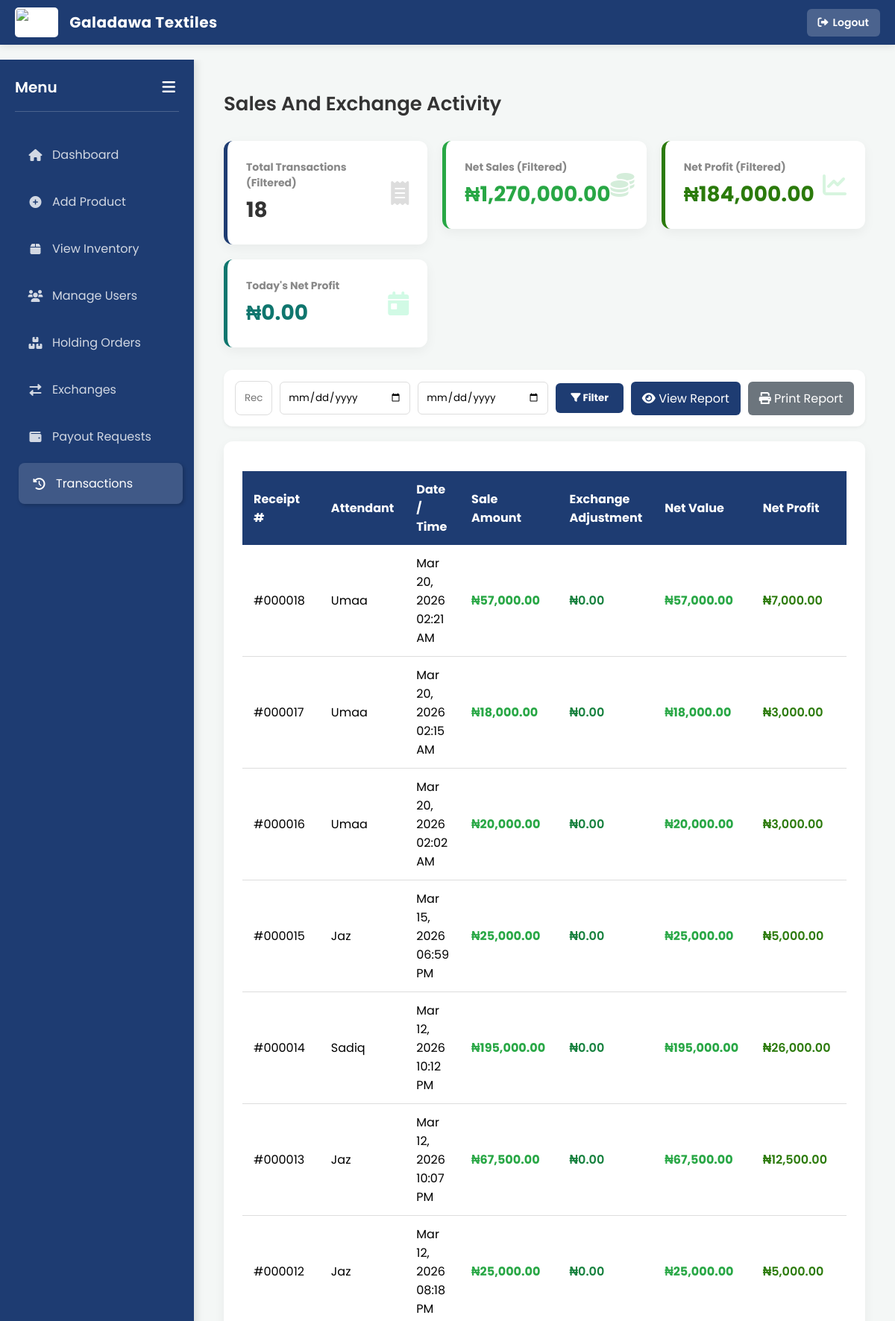
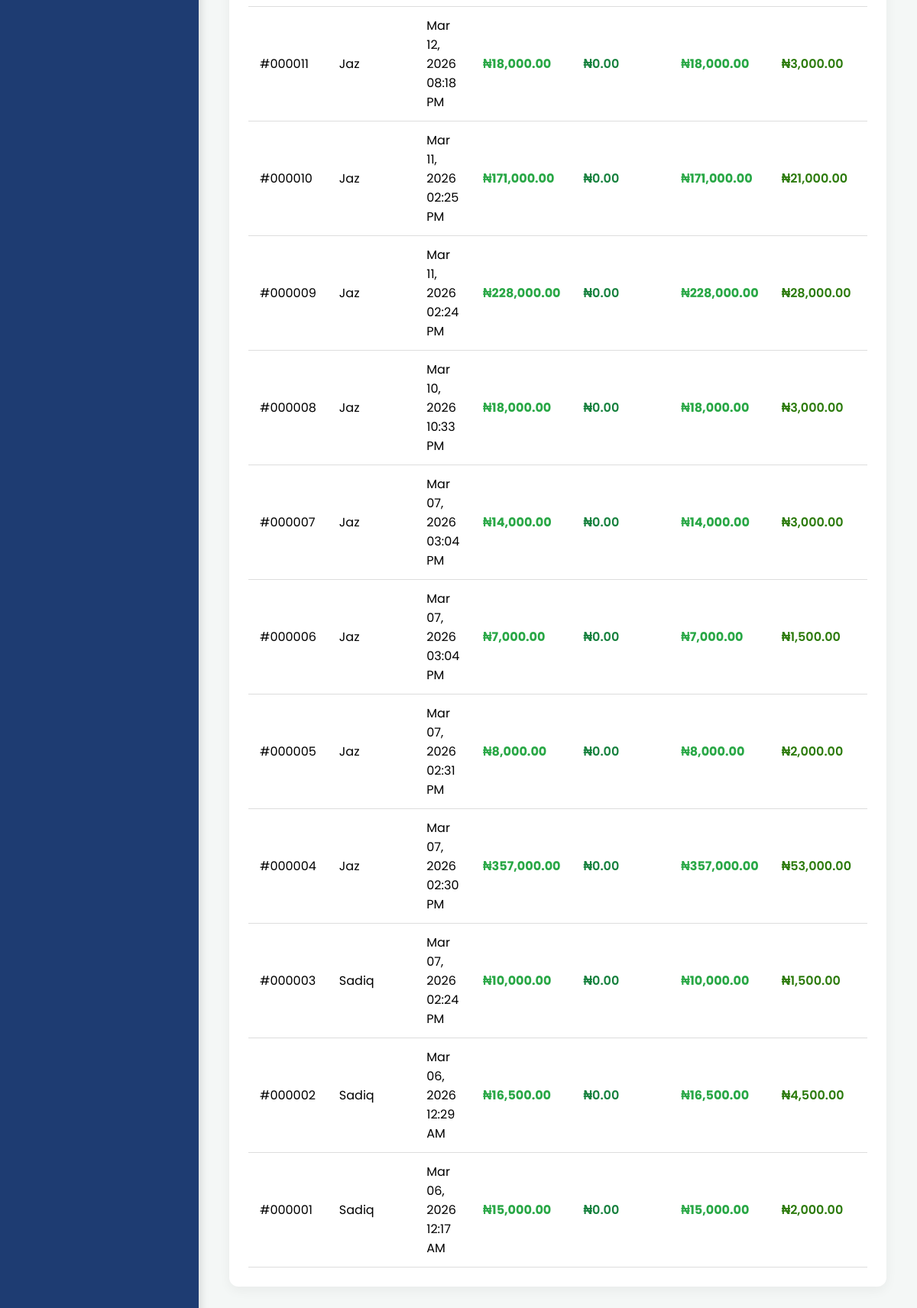
The app's page /admin/transaction_history.php (signed in) with its own data (2 pictures, top to bottom).
### tables this page shows
CREATE TABLE `sales` (
  `id` int(11) NOT NULL,
  `user_id` int(11) NOT NULL,
  `customer_name` varchar(100) DEFAULT 'Walk-in Customer',
  `total_amount` decimal(10,2) NOT NULL,
  `payment_method` enum('cash','transfer','pos') DEFAULT 'cash',
  `created_at` timestamp NOT NULL DEFAULT current_timestamp()
);

CREATE TABLE `users` (
  `id` int(11) NOT NULL,
  `username` varchar(50) NOT NULL,
  `password` varchar(255) NOT NULL,
  `role` enum('admin','sale_attendant') NOT NULL,
  `fullname` varchar(100) NOT NULL,
  `created_at` timestamp NOT NULL DEFAULT current_timestamp(),
  `status` enum('active','suspended') DEFAULT 'active'
);

### admin/transaction_history.php (the view, shortened to what this page needs)
<?php
include '../includes/payouts.php';
$admin_payout_unread = get_admin_unread_count($conn);
function format_signed_naira($amount, $decimals = 2) {
    $amount = (float)$amount;
    $sign = $amount > 0 ? '+' : ($amount < 0 ? '-' : '');
    return $sign . '₦' . number_format(abs($amount), $decimals);
}
$search_raw = trim($_GET['search'] ?? '');
$start_date_raw = trim($_GET['start_date'] ?? '');
$end_date_raw = trim($_GET['end_date'] ?? '');
$start_date = preg_match('/^\d{4}-\d{2}-\d{2}$/', $start_date_raw) ? $start_date_raw : '';
$end_date = preg_match('/^\d{4}-\d{2}-\d{2}$/', $end_date_raw) ? $end_date_raw : '';
$where = ["1=1"];
$where_sql = implode(' AND ', $where);
$sql = "SELECT s.id,
               s.total_amount,
               s.created_at,
               u.username,
               COALESCE(SUM((si.price - COALESCE(si.buy_price_at_sale, p.buy_price, 0)) * si.quantity), 0) AS profit
        FROM sales s
        JOIN users u ON s.user_id = u.id
        LEFT JOIN sale_items si ON s.id = si.sale_id
        LEFT JOIN products p ON si.product_id = p.id
        WHERE $where_sql
        GROUP BY s.id, s.total_amount, s.created_at, u.username
        ORDER BY s.created_at DESC";
$result = $conn->query($sql);
$sales_data = [];
$gross_total_sales = 0;
$gross_total_profit = 0;
if ($result) {
    while ($row = $result->fetch_assoc()) {
        $gross_total_sales += (float)$row['total_amount'];
        $gross_total_profit += (float)$row['profit'];
        $sales_data[] = $row;
    }
}
$today_gross_profit = 0;
$today_profit_sql = "SELECT COALESCE(SUM((si.price - COALESCE(si.buy_price_at_sale, p.buy_price, 0)) * si.quantity), 0) AS profit_today
                     FROM sales s
                     JOIN sale_items si ON s.id = si.sale_id
                     LEFT JOIN products p ON si.product_id = p.id
                     WHERE DATE(s.created_at) = CURDATE()";
$today_profit_res = $conn->query($today_profit_sql);
if ($today_profit_res) {
    $today_gross_profit = (float)($today_profit_res->fetch_assoc()['profit_today'] ?? 0);
}
$exchange_sales_delta = 0;
$exchange_profit_delta_total = 0;
$today_exchange_profit_delta = 0;
$total_sales = $gross_total_sales + $exchange_sales_delta;
$total_profit = $gross_total_profit + $exchange_profit_delta_total;
$today_profit = $today_gross_profit + $today_exchange_profit_delta;
$report_params = $_GET;
unset($report_params['export_report'], $report_params['get_receipt_items'], $report_params['id']);
    ?>
    <?php
$pdf_report_link = 'transaction_history.php?' . http_build_query(array_merge($report_params, ['export_report' => 'pdf']));
$print_report_link = 'transaction_history.php?' . http_build_query(array_merge($report_params, ['export_report' => 'print']));
?>
<!DOCTYPE html>
<html lang="en">
<head>
    <link rel="stylesheet" href="https://cdnjs.cloudflare.com/ajax/libs/font-awesome/6.0.0/css/all.min.css">
    <link rel="stylesheet" href="../css/style.css">
</head>
<body class="admin-mobile-ui">
<?php $is_dashboard = true; include '../includes/topbar.php'; ?>
    <div class="dashboard-container">
        <div class="sidebar" id="sidebar">
            <div class="sidebar-header">
                <h3>Menu</h3>
                <button class="toggle-btn" onclick="toggleSidebar()"><i class="fas fa-bars"></i></button>
            </div>
            <a href="dashboard.php"><i class="fas fa-home"></i> <span>Dashboard</span></a>
            <a href="add_product.php"><i class="fas fa-plus-circle"></i> <span>Add Product</span></a>
            <a href="view_inventory.php"><i class="fas fa-box"></i> <span>View Inventory</span></a>
            <a href="manage_users.php"><i class="fas fa-users"></i> <span>Manage Users</span></a>
            <a href="holding_orders.php"><i class="fas fa-boxes-stacked"></i> <span>Holding Orders</span></a>
            <a href="exchange_history.php"><i class="fas fa-right-left"></i> <span>Exchanges</span></a>
            <a href="payout_requests.php"><i class="fas fa-wallet"></i> <span>Payout Requests</span><?php if ($admin_payout_unread > 0): ?><span class="notif-dot"></span><?php endif; ?></a>
            <a href="transaction_history.php" class="active"><i class="fas fa-history"></i> <span>Transactions</span></a>
        </div>
        <div class="main-content">
            <div class="header-title">Sales And Exchange Activity</div>
            <div class="stats-grid">
                <div class="card-link">
                    <div class="stat-card">
                        <div class="stat-info">
                            <h4>Total Transactions (Filtered)</h4>
                            <p id="transactionsCountValue"><?php echo number_format(count($sales_data)); ?></p>
                        </div>
                        <i class="fas fa-receipt fa-2x" style="color: #ddd;"></i>
                    </div>
                </div>
                <div class="card-link">
                    <div class="stat-card" style="border-left-color: #28a745;">
                        <div class="stat-info">
                            <h4>Net Sales (Filtered)</h4>
                            <p id="transactionsTotalSalesValue" style="color: #28a745;">₦<?php echo number_format($total_sales, 2); ?></p>
                        </div>
                        <i class="fas fa-coins fa-2x" style="color: #d4edda;"></i>
                    </div>
                </div>
                <div class="card-link">
                    <div class="stat-card" style="border-left-color: #2b7a0b;">
                        <div class="stat-info">
                            <h4>Net Profit (Filtered)</h4>
                            <p id="transactionsTotalProfitValue" style="color: #2b7a0b;">₦<?php echo number_format($total_profit, 2); ?></p>
                        </div>
                        <i class="fas fa-chart-line fa-2x" style="color: #d7f5df;"></i>
                    </div>
                </div>
                <div class="card-link">
                    <div class="stat-card" style="border-left-color: #0f766e;">
                        <div class="stat-info">
                            <h4>Today's Net Profit</h4>
                            <p id="transactionsTodayProfitValue" style="color: #0f766e;">₦<?php echo number_format($today_profit, 2); ?></p>
                        </div>
                        <i class="fas fa-calendar-day fa-2x" style="color: #d1fae5;"></i>
                    </div>
                </div>
            </div>
            <form method="GET" class="filter-bar">
                <div style="flex:1;">
                    <input type="text" name="search" class="filter-input" placeholder="Receipt #, Product, Attendant, or Exchange" value="<?php echo htmlspecialchars($search_raw, ENT_QUOTES, 'UTF-8'); ?>">
                </div>
                <div class="date-range">
                    <input type="date" name="start_date" class="filter-input" value="<?php echo htmlspecialchars($start_date, ENT_QUOTES, 'UTF-8'); ?>">
                    <input type="date" name="end_date" class="filter-input" value="<?php echo htmlspecialchars($end_date, ENT_QUOTES, 'UTF-8'); ?>">
                </div>
                <button type="submit" class="btn-filter"><i class="fas fa-filter"></i> Filter</button>
                <a href="<?php echo htmlspecialchars($pdf_report_link, ENT_QUOTES, 'UTF-8'); ?>" class="btn-reset" style="background:#1e3c72;color:#fff;">
                    <i class="fas fa-eye"></i> View Report
                </a>
                <a href="<?php echo htmlspecialchars($print_report_link, ENT_QUOTES, 'UTF-8'); ?>" class="btn-reset" style="background:#6c757d;color:#fff;">
                    <i class="fas fa-print"></i> Print Report
                </a>
            </form>
            <div class="table-container" id="transactionHistoryContent">
                <?php if (count($sales_data) > 0): ?>
                    <div class="table-wrap">
                        <table class="styled-table">
                            <thead>
                                <tr>
                                    <th>Receipt #</th>
                                    <th>Attendant</th>
                                    <th>Date / Time</th>
                                    <th>Sale Amount</th>
                                    <th>Exchange Adjustment</th>
                                    <th>Net Value</th>
                                    <th>Net Profit</th>
                                    <th>Action</th>
                                </tr>
                            </thead>
                            <tbody id="transactionHistoryTableBody">
                                <?php foreach ($sales_data as $sale): ?>
                                    <?php $amount_class = (float)$sale['exchange_amount_delta'] < 0 ? 'color:#c0392b;' : 'color:#15803d;'; ?>
                                    <?php $profit_class = (float)$sale['net_profit'] < 0 ? 'color:#c0392b;' : 'color:#2b7a0b;'; ?>
                                    <tr>
                                        <td>#<?php echo str_pad($sale['id'], 6, '0', STR_PAD_LEFT); ?></td>
                                        <td><?php echo htmlspecialchars(ucfirst($sale['username']), ENT_QUOTES, 'UTF-8'); ?></td>
                                        <td><?php echo date('M d, Y h:i A', strtotime($sale['created_at'])); ?></td>
                                        <td class="amount-badge">₦<?php echo number_format($sale['total_amount'], 2); ?></td>
                                        <td style="<?php echo $amount_class; ?> font-weight:600;">
                                            <?php echo format_signed_naira((float)$sale['exchange_amount_delta'], 2); ?>
                                        </td>
                                        <td class="amount-badge">₦<?php echo number_format((float)$sale['net_amount'], 2); ?></td>
                                        <td style="<?php echo $profit_class; ?> font-weight:600;">
                                            ₦<?php echo number_format((float)$sale['net_profit'], 2); ?>
                                        </td>
                                        <td>
                                        </td>
                                    </tr>
                                <?php endforeach; ?>
                            </tbody>
                        </table>
                    </div>
                <?php endif; ?>
            </div>
        </div>
    </div>
</body>
</html>

### css/style.css (style rules this page uses)
* { margin: 0; padding: 0; box-sizing: border-box; font-family: 'Poppins', sans-serif; }
body { background-color: #f4f7f6; min-height: 100vh; }
input[type="text"], input[type="password"], input[type="number"], select { width: 100%; padding: 12px; background: #fff; border: 1px solid #ddd; border-radius: 8px; outline: none; transition: 0.3s; }
.dashboard-container { display: flex; width: 100%; min-height: 100vh; height: calc(100vh - 80px); overflow: hidden; }
.sidebar { width: 260px; background: #1e3c72; color: white; display: flex; flex-direction: column; padding: 20px; box-shadow: 4px 0 10px rgba(0,0,0,0.1); transition: width 0.3s ease; flex-shrink: 0; position: sticky; top: 0; height: 100%; align-self: flex-start; }
.sidebar-header { display: flex; justify-content: space-between; align-items: center; padding-bottom: 15px; margin-bottom: 30px; border-bottom: 1px solid rgba(255,255,255,0.2); height: 50px; }
.sidebar h3 { margin: 0; font-size: 20px; font-weight: 600; white-space: nowrap; overflow: hidden; }
.toggle-btn { background: none; border: none; color: white; font-size: 20px; cursor: pointer; padding: 5px; }
.sidebar a { text-decoration: none; color: rgba(255,255,255,0.8); padding: 15px; margin-bottom: 8px; border-radius: 8px; display: flex; align-items: center; transition: 0.3s; white-space: nowrap; overflow: hidden; position: relative; }
.sidebar a i { width: 25px; text-align: center; margin-right: 10px; }
.sidebar a:hover, .sidebar a.active { background: rgba(255,255,255,0.15); color: white; transform: translateX(5px); box-shadow: 2px 2px 5px rgba(0,0,0,0.2); }
.main-content { flex: 1; padding: 40px; background: #f4f7f6; overflow-y: auto; height: 100%; }
.header-title { font-size: 26px; color: #333; margin-bottom: 30px; font-weight: 600; }
.stats-grid { display: grid; grid-template-columns: repeat(auto-fit, minmax(250px, 1fr)); gap: 20px; margin-bottom: 30px; }
.stat-card { background: white; padding: 25px; border-radius: 12px; box-shadow: 0 5px 15px rgba(0,0,0,0.05); display: flex; justify-content: space-between; align-items: center; border-left: 5px solid #1e3c72; transition: transform 0.3s, box-shadow 0.3s; }
.card-link { text-decoration: none; color: inherit; display: block; }
.stat-info h4 { color: #888; font-size: 14px; margin-bottom: 5px; }
.stat-info p { color: #333; font-size: 28px; font-weight: 700; margin: 0; }
.table-container { background: white; padding: 25px; border-radius: 12px; box-shadow: 0 5px 15px rgba(0,0,0,0.05); }
.styled-table { width: 100%; border-collapse: collapse; margin-top: 15px; }
.styled-table th { background-color: #1e3c72; color: white; text-align: left; padding: 12px 15px; }
.styled-table td { padding: 12px 15px; border-bottom: 1px solid #dddddd; }
.styled-table tbody tr { transition: all 0.2s ease; cursor: pointer; }
.amount-badge { font-weight: bold; color: #28a745; }

### admin/transaction_history.php (style rules this page uses)
.filter-bar { background: white; padding: 15px; border-radius: 12px; margin-bottom: 20px; display: flex; gap: 10px; align-items: center; box-shadow: 0 2px 5px rgba(0,0,0,0.05); }
.filter-input { padding: 10px; border: 1px solid #ddd; border-radius: 6px; outline: none; width: 100%; }
.btn-filter { padding: 10px 20px; background: #1e3c72; color: white; border: none; border-radius: 6px; cursor: pointer; font-weight: bold; }
.btn-reset { padding: 10px 15px; background: #eee; color: #333; border: none; border-radius: 6px; cursor: pointer; text-decoration: none; }
.date-range { display: flex; gap: 10px; width: 100%; max-width: 360px; }
.date-range .filter-input { flex: 1; min-width: 0; }
.card-link { cursor: pointer; }
.table-wrap { overflow-x: auto; -webkit-overflow-scrolling: touch; }

### records on screen
sales: id "000018", user.username "Umaa", created_at "Mar 20, 2026 02:21 AM", total_amount "57,000.00", exchange_amount_delta "₦0.00", net_amount "57,000.00", net_profit "7,000.00"
sales: id "000017", user.username "Umaa", created_at "Mar 20, 2026 02:15 AM", total_amount "18,000.00", exchange_amount_delta "₦0.00", net_amount "18,000.00", net_profit "3,000.00"
sales: id "000016", user.username "Umaa", created_at "Mar 20, 2026 02:02 AM", total_amount "20,000.00", exchange_amount_delta "₦0.00", net_amount "20,000.00", net_profit "3,000.00"
sales: id "000015", user.username "Jaz", created_at "Mar 15, 2026 06:59 PM", total_amount "25,000.00", exchange_amount_delta "₦0.00", net_amount "25,000.00", net_profit "5,000.00"
sales: id "000014", user.username "Sadiq", created_at "Mar 12, 2026 10:12 PM", total_amount "195,000.00", exchange_amount_delta "₦0.00", net_amount "195,000.00", net_profit "26,000.00"
sales: id "000013", user.username "Jaz", created_at "Mar 12, 2026 10:07 PM", total_amount "67,500.00", exchange_amount_delta "₦0.00", net_amount "67,500.00", net_profit "12,500.00"
sales: id "000012", user.username "Jaz", created_at "Mar 12, 2026 08:18 PM", total_amount "25,000.00", exchange_amount_delta "₦0.00", net_amount "25,000.00", net_profit "5,000.00"
sales: id "000011", user.username "Jaz", created_at "Mar 12, 2026 08:18 PM", total_amount "18,000.00", exchange_amount_delta "₦0.00", net_amount "18,000.00", net_profit "3,000.00"
sales: id "000010", user.username "Jaz", created_at "Mar 11, 2026 02:25 PM", total_amount "171,000.00", exchange_amount_delta "₦0.00", net_amount "171,000.00", net_profit "21,000.00"
sales: id "000009", user.username "Jaz", created_at "Mar 11, 2026 02:24 PM", total_amount "228,000.00", exchange_amount_delta "₦0.00", net_amount "228,000.00", net_profit "28,000.00"
sales: id "000008", user.username "Jaz", created_at "Mar 10, 2026 10:33 PM", total_amount "18,000.00", exchange_amount_delta "₦0.00", net_amount "18,000.00", net_profit "3,000.00"
sales: id "000007", user.username "Jaz", created_at "Mar 07, 2026 03:04 PM", total_amount "14,000.00", exchange_amount_delta "₦0.00", net_amount "14,000.00", net_profit "3,000.00"
sales: id "000006", user.username "Jaz", created_at "Mar 07, 2026 03:04 PM", total_amount "7,000.00", exchange_amount_delta "₦0.00", net_amount "7,000.00", net_profit "1,500.00"
sales: id "000005", user.username "Jaz", created_at "Mar 07, 2026 02:31 PM", total_amount "8,000.00", exchange_amount_delta "₦0.00", net_amount "8,000.00", net_profit "2,000.00"
sales: id "000004", user.username "Jaz", created_at "Mar 07, 2026 02:30 PM", total_amount "357,000.00", exchange_amount_delta "₦0.00", net_amount "357,000.00", net_profit "53,000.00"
sales: id "000003", user.username "Sadiq", created_at "Mar 07, 2026 02:24 PM", total_amount "10,000.00", exchange_amount_delta "₦0.00", net_amount "10,000.00", net_profit "1,500.00"
sales: id "000002", user.username "Sadiq", created_at "Mar 06, 2026 12:29 AM", total_amount "16,500.00", exchange_amount_delta "₦0.00", net_amount "16,500.00", net_profit "4,500.00"
sales: id "000001", user.username "Sadiq", created_at "Mar 06, 2026 12:17 AM", total_amount "15,000.00", exchange_amount_delta "₦0.00", net_amount "15,000.00", net_profit "2,000.00"

### other values on screen
count($sales_data) "18"
$total_sales "1,270,000.00"
$total_profit "184,000.00"
$today_profit "0.00"
